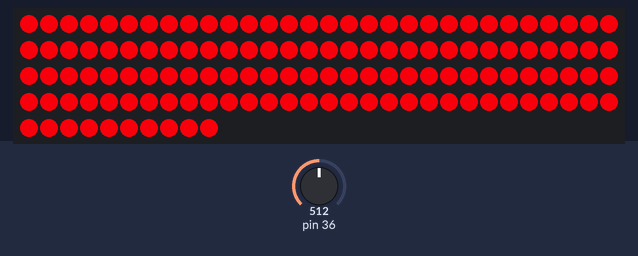
This sketch was run on a simulated Arduino Mega 2560, built for the host (arithmetic inside an expression is 32-bit, double 64-bit). Shown: 130 RGB LEDs in strip order, left to right, continuing on the next row. The inputs (shaded band) are chosen by the test bench; at power-on: pin 36 = 512. Dim RGB values are drawn brighter than linear.

Above: at 4.1 s.
4.2 s: pin 36 set to 545
5.7 s: pin 36 set to 570
At 6.9 s:
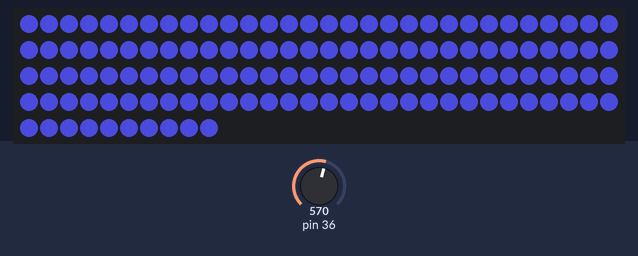
8.0 s: pin 36 set to 684
9.8 s: pin 36 set to 712
At 11.2 s:
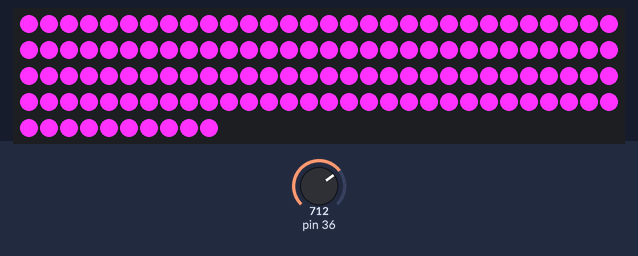
12.1 s: pin 36 set to 340
At 13.3 s:
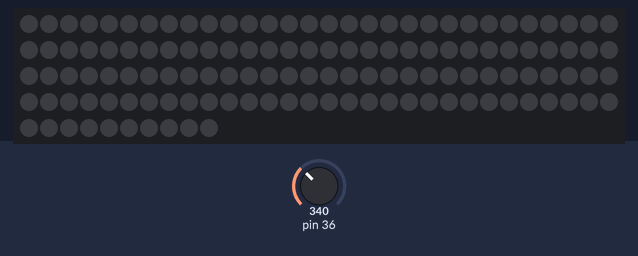
14.4 s: pin 36 set to 389
15.9 s: pin 36 set to 406
At 16.37 s:
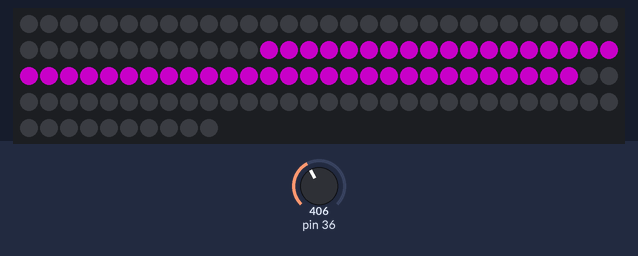
Timing chart, 0 to 18.7 s (numbered marks = the images above; inputs shaded):
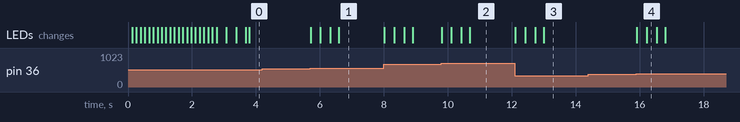

Measured:
- the behaviour switches between 551 and 552 on pin 36 (found by bisection; images 0 and 1)
- the behaviour switches between 699 and 700 on pin 36 (found by bisection; images 1 and 2)
- the behaviour switches between 399 and 400 on pin 36 (found by bisection; images 3 and 4)
- after the input at 4.2 s, every drawn part: stays the same
- after the input at 5.7 s, the LEDs: first change at once (image 1 shows a later state)
- after the input at 9.8 s, the LEDs: first change at once (image 2 shows a later state)
- after the input at 12.1 s, the LEDs: first change at once (image 3 shows a later state)
- after the input at 14.4 s, every drawn part: stays the same
- after the input at 15.9 s, the LEDs: first change at once (image 4 shows a later state)

The sketch:

mic_reactive.ino
```cpp
#include <FastLED.h>

int r=152;
int g=0;
int b=10;

#define LED_PIN     13            //CONNECT DATA PIN OF PIXEL WITH 5 NUMBER PIN OF ARDUINO
#define NUM_LEDS    130           //CHANGE THE VALUE IF YOU WANT TO USE DIFFRENT NUMBER OF LED IN YOUR STRIP,HERE IN MY STRIP NUMBER OF LED IS 60 SO I SET IT 60.

CRGB leds[NUM_LEDS];
CRGB led[NUM_LEDS];
int s=0;

void setup() {

  FastLED.addLeds<WS2812, LED_PIN, GRB>(leds, NUM_LEDS);
  for (int i = NUM_LEDS/2; i >= 0; i--)
  {
     leds[i] = CRGB ( r,g,b);
     leds[NUM_LEDS-i] = CRGB (r,g,b );
     delay(40);
    FastLED.show();
  }
  Serial.begin(9600);
   pinMode(36,INPUT);

}
void loop()
{
  s=analogRead(36);
  s=s/2;

//  Serial.println(s);
//  delay(50);
//
  if((s>=450)&&(s<=550))
  {
    leds[(NUM_LEDS/2)-1]=CRGB (0, 0, 255);
    leds[NUM_LEDS/2]=CRGB (0, 0, 255);
  }
  else if((s>=400)&&(s<=450))
  {
    leds[(NUM_LEDS/2)-1]=CRGB (153, 153, 0);
    leds[NUM_LEDS/2]=CRGB (153, 153, 0);
  }
  else if((s>=350)&&(s<=400))
   {
     leds[(NUM_LEDS/2)-1]=CRGB (255, 50, 255);
    leds[NUM_LEDS/2]=CRGB (255, 50, 255);
   }
   else if((s>=300)&&(s<=350))
  {
    leds[(NUM_LEDS/2)-1]=CRGB (10, 25, 217);
    leds[NUM_LEDS/2]=CRGB (10, 25, 217);
  }

    else if((s>=276)&&(s<=300))
   {
     leds[(NUM_LEDS/2)-1]=CRGB (50, 50, 150);
    leds[NUM_LEDS/2]=CRGB (50, 50, 150);
   }
   else if((s>=250)&&(s<=275))
   {
     leds[(NUM_LEDS/2)- 1]=CRGB (230, 0, 10);
    leds[NUM_LEDS/2]=CRGB (230, 0, 10);
   }
  else if((s>=235)&&(s<=250))
   {
     leds[(NUM_LEDS/2)-1]=CRGB (0, 160, 0);
    leds[NUM_LEDS/2]=CRGB (0, 160, 0);
   }
   else if((s>=200)&&(s<=230))
   {
     leds[(NUM_LEDS/2)-1]=CRGB (100, 0, 100);
    leds[NUM_LEDS/2]=CRGB (100, 0, 100);
   }
  else
  {
     leds[(NUM_LEDS/2)-1] = CRGB ( 0,0,0);
     leds[NUM_LEDS/2] = CRGB ( 0,0,0);
  }
    for (int i = 0; i <= ((NUM_LEDS/2)-2); i++)
  {
     leds[i] = leds[i+1];
     leds[NUM_LEDS-1-i] = leds[(NUM_LEDS)-i-2];

  }
 FastLED.show();
 delay(10);

}
```
